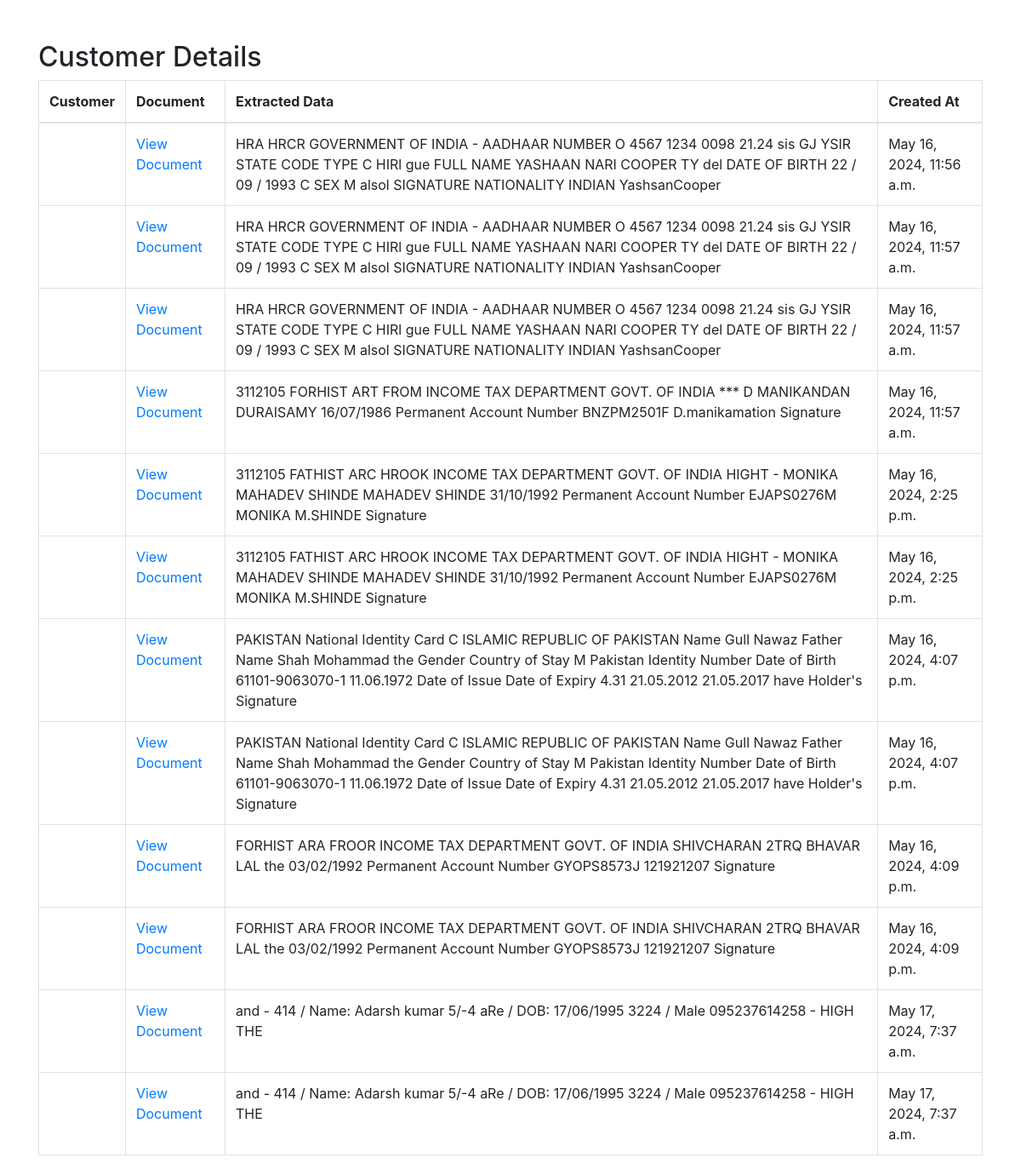
The app's page /customers/ (signed in) with its own data.
### Textract/models.py (models this page shows, shortened)
class CustomerDocumentModel(models.Model):
    customer = models.ForeignKey(CustomerModel, on_delete=models.CASCADE)
    file = models.FileField(upload_to='customer_documents/')
    extracted_data = models.JSONField()
    created_at = models.DateTimeField(auto_now_add=True)

### Textract/views.py (the view)
# urls.py: path('customers/', views.customer_list, name='customer_list'),
@login_required
def customer_list(request):
    customer_documents = CustomerDocumentModel.objects.all()
    return render(request, 'Textract/customer.html', {'customer_documents': customer_documents})

### Textract/templates/Textract/customer.html (shortened to what this page needs)
{% load static %}
<!DOCTYPE html>
<html lang="en">
<head>
    <link href="https://stackpath.bootstrapcdn.com/bootstrap/4.5.2/css/bootstrap.min.css" rel="stylesheet">
</head>
<body>
    <div class="container mt-5">
        <h2>Customer Details</h2>
        <table class="table table-bordered">
            <thead>
                <tr>
                    <th>Customer</th>
                    <th>Document</th>
                    <th>Extracted Data</th>
                    <th>Created At</th>
                </tr>
            </thead>
            <tbody>
                {% for document in customer_documents %}
                <tr>
                    <td>{{ document.customer.first_name }} {{ document.customer.surname }}</td>
                    <td><a href="{{ document.file.url }}" target="_blank">View Document</a></td>
                    <td>
                        {% if document.extracted_data %}
                            {{ document.extracted_data }}
                        {% else %}
                            No extracted data available.
                        {% endif %}
                    </td>
                    <td>{{ document.created_at }}</td>
                </tr>
                {% endfor %}
            </tbody>
        </table>
    </div>
</body>
</html>

### records on screen
CustomerDocumentModel: extracted_data "HRA HRCR GOVERNMENT OF INDIA - AADHAAR NUMBER O 4567 1234 0098 21.24 sis GJ YSIR STATE CODE TYPE C HIRl gue FULL NAME YASHAAN NARI COOPER TY del DATE OF BIRTH 22 / 09 / 1993 C SEX M alsol SIGNATURE NATIONALITY INDIAN YashsanCooper", created_at "May 16, 2024, 11:56 a.m."
CustomerDocumentModel: extracted_data "HRA HRCR GOVERNMENT OF INDIA - AADHAAR NUMBER O 4567 1234 0098 21.24 sis GJ YSIR STATE CODE TYPE C HIRl gue FULL NAME YASHAAN NARI COOPER TY del DATE OF BIRTH 22 / 09 / 1993 C SEX M alsol SIGNATURE NATIONALITY INDIAN YashsanCooper", created_at "May 16, 2024, 11:57 a.m."
CustomerDocumentModel: extracted_data "HRA HRCR GOVERNMENT OF INDIA - AADHAAR NUMBER O 4567 1234 0098 21.24 sis GJ YSIR STATE CODE TYPE C HIRl gue FULL NAME YASHAAN NARI COOPER TY del DATE OF BIRTH 22 / 09 / 1993 C SEX M alsol SIGNATURE NATIONALITY INDIAN YashsanCooper", created_at "May 16, 2024, 11:57 a.m."
CustomerDocumentModel: extracted_data "3112105 FORHIST ART FROM INCOME TAX DEPARTMENT GOVT. OF INDIA *** D MANIKANDAN DURAISAMY 16/07/1986 Permanent Account Number BNZPM2501F D.manikamation Signature", created_at "May 16, 2024, 11:57 a.m."
CustomerDocumentModel: extracted_data "3112105 FATHIST ARC HROOK INCOME TAX DEPARTMENT GOVT. OF INDIA HIGHT - MONIKA MAHADEV SHINDE MAHADEV SHINDE 31/10/1992 Permanent Account Number EJAPS0276M MONIKA M.SHINDE Signature", created_at "May 16, 2024, 2:25 p.m."
CustomerDocumentModel: extracted_data "3112105 FATHIST ARC HROOK INCOME TAX DEPARTMENT GOVT. OF INDIA HIGHT - MONIKA MAHADEV SHINDE MAHADEV SHINDE 31/10/1992 Permanent Account Number EJAPS0276M MONIKA M.SHINDE Signature", created_at "May 16, 2024, 2:25 p.m."
CustomerDocumentModel: extracted_data "PAKISTAN National Identity Card C ISLAMIC REPUBLIC OF PAKISTAN Name Gull Nawaz Father Name Shah Mohammad the Gender Country of Stay M Pakistan Identity Number Date of Birth 61101-9063070-1 11.06.1972 Date of Issue Date of Expiry 4.31 21.05.2012 21.05.2017 have Holder's Signature", created_at "May 16, 2024, 4:07 p.m."
CustomerDocumentModel: extracted_data "PAKISTAN National Identity Card C ISLAMIC REPUBLIC OF PAKISTAN Name Gull Nawaz Father Name Shah Mohammad the Gender Country of Stay M Pakistan Identity Number Date of Birth 61101-9063070-1 11.06.1972 Date of Issue Date of Expiry 4.31 21.05.2012 21.05.2017 have Holder's Signature", created_at "May 16, 2024, 4:07 p.m."
CustomerDocumentModel: extracted_data "FORHIST ARA FROOR INCOME TAX DEPARTMENT GOVT. OF INDIA SHIVCHARAN 2TRQ BHAVAR LAL the 03/02/1992 Permanent Account Number GYOPS8573J 121921207 Signature", created_at "May 16, 2024, 4:09 p.m."
CustomerDocumentModel: extracted_data "FORHIST ARA FROOR INCOME TAX DEPARTMENT GOVT. OF INDIA SHIVCHARAN 2TRQ BHAVAR LAL the 03/02/1992 Permanent Account Number GYOPS8573J 121921207 Signature", created_at "May 16, 2024, 4:09 p.m."
CustomerDocumentModel: extracted_data "and - 414 / Name: Adarsh kumar 5/-4 aRe / DOB: 17/06/1995 3224 / Male 095237614258 - HIGH THE", created_at "May 17, 2024, 7:37 a.m."
CustomerDocumentModel: extracted_data "and - 414 / Name: Adarsh kumar 5/-4 aRe / DOB: 17/06/1995 3224 / Male 095237614258 - HIGH THE", created_at "May 17, 2024, 7:37 a.m."
